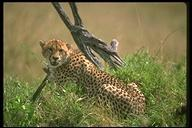
#> input picture dataset/Leopards_image_0008.jpg, 192 x 128 px; its folder holds only this picture in this run
$ python index.py
#> lines starting #> are read from the running program, lines starting #| are printed output that depends on the picture; after the words box and inside, x2 and y2 are one past the last pixel; in counts of white or black regions, pixels touching at a corner belong together
### color_feature/colordescriptor.py
# import the necessary packages
import numpy as np
import cv2


class ColorDescriptor:

    def __init__(self, bins):
        # store the number of bins for the 3D histogram
#> further down, image is the input picture: shape (128, 192, 3); mean B, G, R 69.7, 112.6, 117.7
        self.bins = bins

    def describe(self, image):
        # convert the image to the HSV color space and initialize
        # the features used to quantify the image
        image = cv2.cvtColor(image, cv2.COLOR_BGR2HSV)
#> image: shape (128, 192, 3); mean H, S, V 28.2, 120.4, 121.8
        features = []

        # grab the dimensions and compute the center of the image
        (h, w) = image.shape[:2]
#> h = 128; w = 192
        (cX, cY) = (int(w * 0.5), int(h * 0.5))
#> cX = 96; cY = 64

        # divide the image into four rectangles/segments (top-left,
        # top-right, bottom-right, bottom-left)
        segments = [(0, cX, 0, cY), (cX, w, 0, cY), (cX, w, cY, h),
                    (0, cX, cY, h)]

        # construct an elliptical mask representing the center of the
        # image
        (axesX, axesY) = (int(w * 0.75) / 2, int(h * 0.75) / 2)
#> axesX = 72; axesY = 48
        ellipMask = np.zeros(image.shape[:2], dtype="uint8")
        cv2.ellipse(ellipMask, (cX, cY), (axesX, axesY), 0, 0, 360, 255, -1)
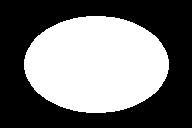
#> ellipMask: shape (128, 192); 44.9% white; 1 white region, box (x1, y1, x2, y2) and area: (24, 16, 169, 113) 11031

        # loop over the segments
        for (startX, endX, startY, endY) in segments:
            # construct a mask for each corner of the image, subtracting
            # the elliptical center from it
            cornerMask = np.zeros(image.shape[:2], dtype="uint8")
            cv2.rectangle(cornerMask, (startX, startY), (endX, endY), 255, -1)
            cornerMask = cv2.subtract(cornerMask, ellipMask)

            # extract a color histogram from the image, then update the
            # feature vector
            hist = self.histogram(image, cornerMask)
            features.extend(hist)
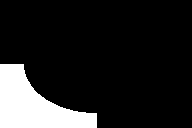
#> cornerMask: shape (128, 192); 13.8% white; 1 white region, box (x1, y1, x2, y2) and area: (0, 64, 97, 128) 3389
#> after the loop, features = 1152 values, max 0.772 at index 301, min 0 at index 1, mean 0.0095

        # extract a color histogram from the elliptical region and
        # update the feature vector
        hist = self.histogram(image, ellipMask)
#> hist = 288 values, max 0.536 at index 52, min 0 at index 0, mean 0.0137
        features.extend(hist)

        # return the feature vector
        return features

    def histogram(self, image, mask):
        # extract a 3D color histogram from the masked region of the
        # image, using the supplied number of bins per channel; then
        # normalize the histogram
        hist = cv2.calcHist([image], [0, 1, 2], mask, self.bins,
                            [0, 180, 0, 256, 0, 256])
        hist = cv2.normalize(hist, None).flatten()

        # return the histogram
        return hist

### color_feature/index.py
# USAGE
# python index.py --dataset dataset --index index.csv

# import the necessary packages
from colordescriptor import ColorDescriptor
import progressbar
import argparse
import glob
import cv2

# construct the argument parser and parse the arguments
ap = argparse.ArgumentParser()
ap.add_argument("-d", "--dataset", default='dataset',
                help="Path to the directory that contains the images to be indexed")  # noqa
ap.add_argument("-i", "--index", default='index.csv',
                help="Path to where the computed index will be stored")
args = vars(ap.parse_args())

# initialize the color descriptor
cd = ColorDescriptor((8, 12, 3))

# open the output index file for writing
output = open(args["index"], "w")

pb = progressbar.ProgressBar()
# use glob to grab the image paths and loop over them
for imagePath in pb(glob.glob(args["dataset"] + "/*.*g")):
    # extract the image ID (i.e. the unique filename) from the image
    # path and load the image itself
    image = cv2.imread(imagePath)

    # describe the image
    features = cd.describe(image)
#> features = 1440 values, max 0.772 at index 301, min 0 at index 1, mean 0.0104

    # write the features to file
    features = [str(f) for f in features]
#> features = 1440 items, first 6: '0.00076664216', '0.0', '0.0', '0.0', '0.0076664216', '0.0'
    output.write("%s,%s\n" % (imagePath, ",".join(features)))

# close the index file
output.close()

$ run again, on dataset/ant_image_0009.jpg
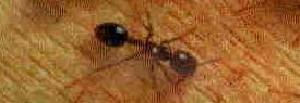
#> input picture dataset/ant_image_0009.jpg, 300 x 103 px
#> image is the input picture: shape (103, 300, 3); mean B, G, R 46.5, 98.9, 154.1
#> image: shape (103, 300, 3); mean H, S, V 15.2, 180.1, 154.1
#> in describe, `cv2.ellipse(ellipMask, (cX, cY), (axesX, axesY), 0, 0, 360, 255, -1)`:
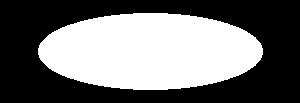
#> ellipMask: shape (103, 300); 44% white; 1 white region, box (x1, y1, x2, y2) and area: (38, 13, 263, 90) 13605
#> after the loop in describe, `for (startX, endX, startY, endY) in segments:`: features = 1152 values, max 0.743 at index 599, min 0 at index 0, mean 0.00736
#> in describe, `hist = self.histogram(image, ellipMask)`: hist = 288 values, max 0.635 at index 25, min 0 at index 1, mean 0.0097
#> `features = cd.describe(image)`: features = 1440 values, max 0.743 at index 599, min 0 at index 0, mean 0.00782
#> `features = [str(f) for f in features]`: features = 1440 items, first 6: '0.0', '0.0', '0.0', '0.0', '0.0', '0.0'

$ run again, on dataset/beaver_image_0002.jpg
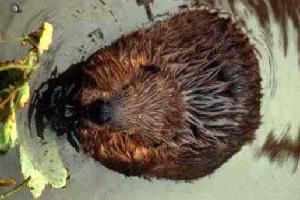
#> input picture dataset/beaver_image_0002.jpg, 300 x 200 px
#> image is the input picture: shape (200, 300, 3); mean B, G, R 87.1, 106.1, 116.2
#> image: shape (200, 300, 3); mean H, S, V 28, 84, 118.7
#> in describe, `cv2.ellipse(ellipMask, (cX, cY), (axesX, axesY), 0, 0, 360, 255, -1)`:
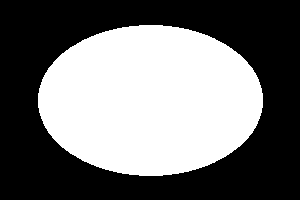
#> ellipMask: shape (200, 300); 44.4% white; 1 white region, box (x1, y1, x2, y2) and area: (38, 25, 263, 176) 26659
#> after the loop in describe, `for (startX, endX, startY, endY) in segments:`: features = 1152 values, max 0.98 at index 617, min 0 at index 2, mean 0.00929
#> in describe, `hist = self.histogram(image, ellipMask)`: hist = 288 values, max 0.363 at index 13, min 0 at index 26, mean 0.0172
#> `features = cd.describe(image)`: features = 1440 values, max 0.98 at index 617, min 0 at index 2, mean 0.0109
#> `features = [str(f) for f in features]`: features = 1440 items, first 6: '0.00032526723', '0.012360155', '0.0', '0.0026021379', '0.09367696', '0.0019516035'

$ run again, on dataset/beaver_image_0003.jpg
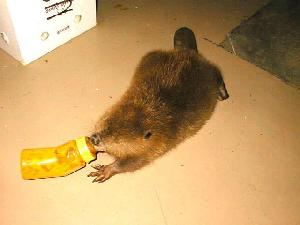
#> input picture dataset/beaver_image_0003.jpg, 300 x 225 px
#> image is the input picture: shape (225, 300, 3); mean B, G, R 102.3, 155.5, 192.4
#> image: shape (225, 300, 3); mean H, S, V 18.4, 127.1, 192.5
#> in describe, `cv2.ellipse(ellipMask, (cX, cY), (axesX, axesY), 0, 0, 360, 255, -1)`:
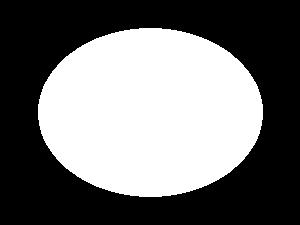
#> ellipMask: shape (225, 300); 44.1% white; 1 white region, box (x1, y1, x2, y2) and area: (38, 28, 263, 197) 29799
#> after the loop in describe, `for (startX, endX, startY, endY) in segments:`:
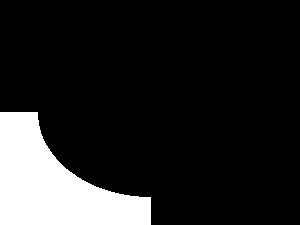
#> cornerMask: shape (225, 300); 14.1% white; 1 white region, box (x1, y1, x2, y2) and area: (0, 112, 151, 225) 9513
#> after the loop in describe, `for (startX, endX, startY, endY) in segments:`: features = 1152 values, max 0.855 at index 310, min 0 at index 0, mean 0.00795
#> in describe, `hist = self.histogram(image, ellipMask)`: hist = 288 values, max 0.781 at index 17, min 0 at index 0, mean 0.00968
#> `features = cd.describe(image)`: features = 1440 values, max 0.855 at index 310, min 0 at index 0, mean 0.0083
#> `features = [str(f) for f in features]`: features = 1440 items, first 6: '0.0', '0.00029561855', '0.27462962', '0.0', '0.005321134', '0.15638222'

$ run again, on dataset/airplanes_image_0004.jpg
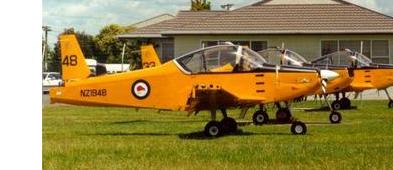
#> input picture dataset/airplanes_image_0004.jpg, 393 x 170 px
#> image is the input picture: shape (170, 393, 3); mean B, G, R 77.4, 132.6, 152.2
#> image: shape (170, 393, 3); mean H, S, V 25.3, 142.6, 153.6
#> in describe, `cv2.ellipse(ellipMask, (cX, cY), (axesX, axesY), 0, 0, 360, 255, -1)`:
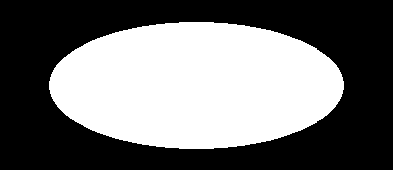
#> ellipMask: shape (170, 393); 44% white; 1 white region, box (x1, y1, x2, y2) and area: (49, 22, 344, 149) 29390
#> after the loop in describe, `for (startX, endX, startY, endY) in segments:`: features = 1152 values, max 0.821 at index 2, min 0 at index 17, mean 0.00896
#> in describe, `hist = self.histogram(image, ellipMask)`: hist = 288 values, max 0.725 at index 35, min 0 at index 77, mean 0.0151
#> `features = cd.describe(image)`: features = 1440 values, max 0.821 at index 2, min 0 at index 17, mean 0.0102
#> `features = [str(f) for f in features]`: features = 1440 items, first 6: '0.00027808137', '0.003058895', '0.8208962', '0.0019465695', '0.0055616274', '0.0066739526'
